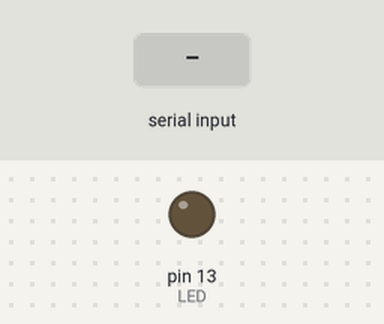
A sketch run on a simulated Arduino Uno, built with avr-gcc and run on an emulated ATmega328P. Parts: output pins drawn as LEDs (lit = HIGH). The test bench sets the inputs (shaded band).

Above: at 1.3 s.
1.4 s: "1" received over the second serial link
At 2.6 s:
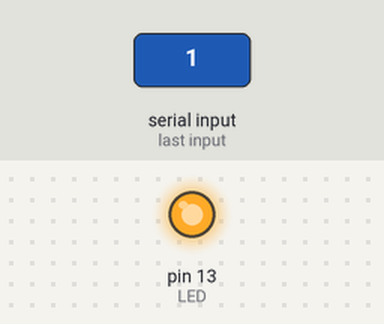
2.9 s: "0" received over the second serial link
At 3.3 s:
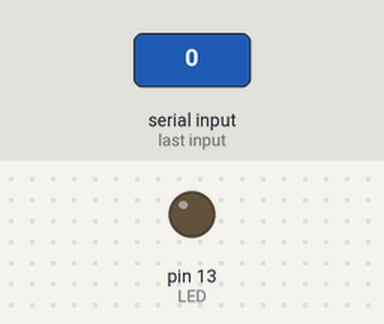
Timing chart, 0 to 5.9 s (numbered marks = the images above; inputs shaded):
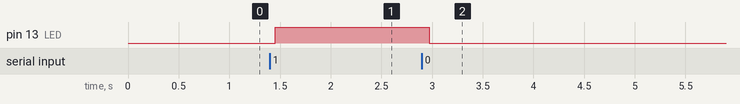

Measured:
- after the input at 1.4 s, pin 13 (LED): LOW → HIGH after 0.06 s
- after the input at 2.9 s, pin 13 (LED): HIGH → LOW after 0.07 s

The sketch:

SOFT_LED.ino
```cpp
#include <SoftwareSerial.h>

SoftwareSerial BT(10, 11); // Bluetooth TX, Bluetooth RX
int LED = 13;
int KEY = 8;
int DATA;

void setup()
{
  digitalWrite(KEY, HIGH);
  delay(100);
  Serial.begin(9600);
  BT.begin(9600);
  BT.println("Pultsa 1 LED-a biztuteko, Pultsa 0 LED-a amatateko");
  pinMode(LED, OUTPUT);
}

void loop()
{
  if (BT.available())
  {
    DATA = BT.read();
    if(DATA=='1')
    {
      digitalWrite(LED, HIGH);
      BT.println("LED-a biztuta!");
    }
    if(DATA=='0')
    {
      digitalWrite(LED, 0);
      BT.println("LED-a itzalita!");
    }
  }
  delay(100);
}
```
